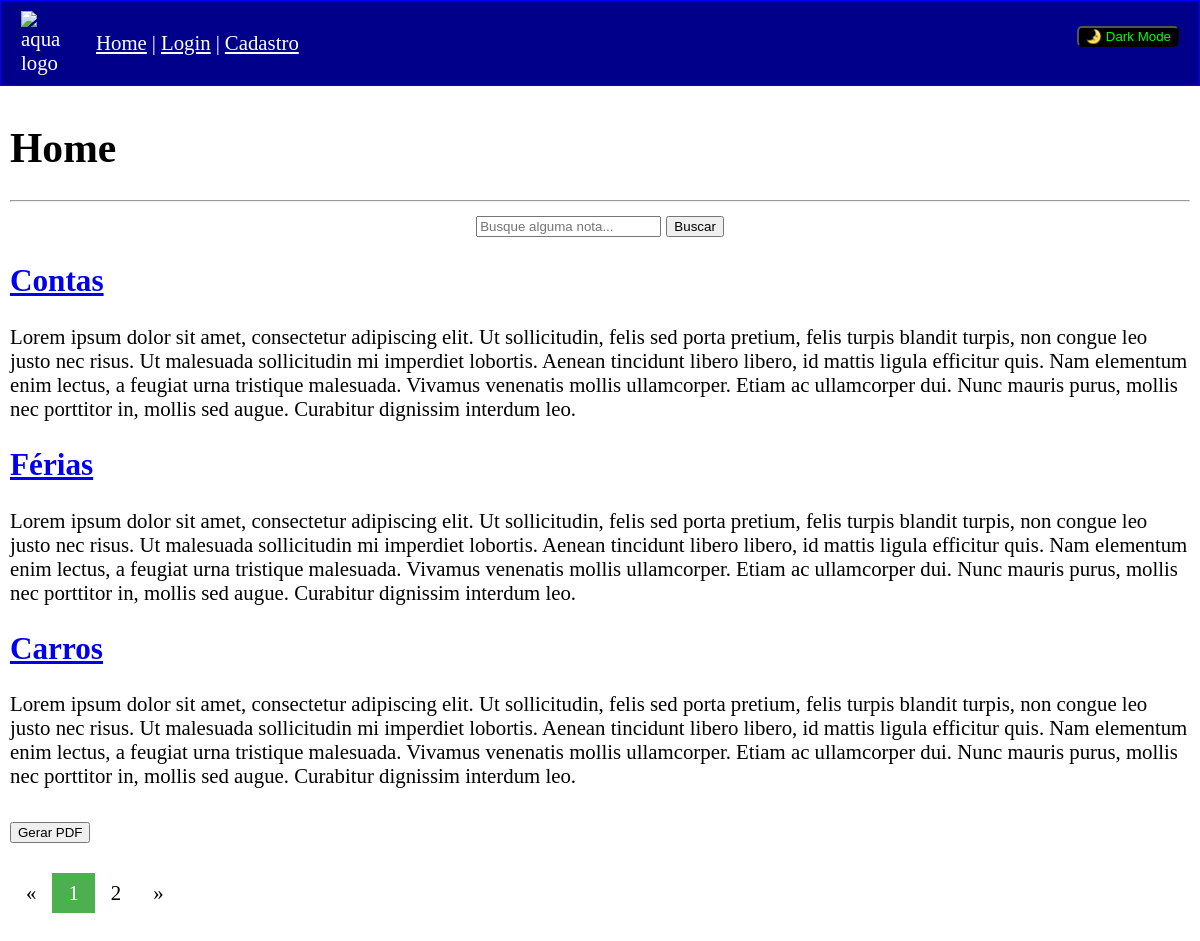
The page / on the database its author committed.
### tables this page shows
CREATE TABLE anotacoes
(
  id INT NOT NULL AUTO_INCREMENT,
  titulo VARCHAR(200),
  texto TEXT,
  imagem VARCHAR(100),
  PRIMARY KEY (id)
);

### App/Core/Controller.php (called while the page is built, shortened)
<?php
class Controller
{
  public function model($model)
  {
    return new $model;
  }
  public function view($view, $data = [])
  {
    require_once '../App/Views/template.php';
  }
}
?>

### App/Controllers/home.php (called while the page is built, shortened)
<?php
class Home extends Controller
{
  public function index()
  {
    $note = $this->model('Note');
    $dados = $note->getAll();
    $this->view('home/index', $dados = ['registros' => $dados]);
  }
}
?>

### App/Core/App.php (called while the page is built, shortened)
<?php
class App
{
  protected $method = 'index';
  public function __construct()
  {
    $url = $this->parseURL();
    $this->controller = new $this->controller;
    $this->params = $url ? array_values($url) : [];
    call_user_func_array([$this->controller, $this->method], $this->params);
  }
  public function parseURL()
  {
    $route = strtok($_SERVER['REQUEST_URI'], "?");
    return explode('/', filter_var($_SERVER['SERVER_NAME'].$route, FILTER_SANITIZE_URL));
  }
}
?>

### public/index.php (called while the page is built, shortened)
<?php
$app = new \App\Core\App();
?>

### bin/env.php (called while the page is built)
<?php
  function read_env($envFilename=".env") {
    $content = file_get_contents($envFilename);
    $lines = explode("\n", $content);
    $keys = array();
    $vals = array();
    foreach ($lines as $line) {
      $keys[] = explode("=", $line)[0];
      $vals[] = explode("=", $line)[1];
    }
    $env_variables = array_combine($keys, $vals);
    return $env_variables;
  }
?>

### App/Core/Model.php (called while the page is built, shortened)
<?php
class Model
{
  private static $instance;
  public static function getConn()
  {
    if (!isset(self::$instance)):
      require_once '../bin/env.php';
      $env = read_env('../.env');
      self::$instance = new \PDO("mysql:host=".$env['HOST'].";dbname=".$env['DBNAME'].";", $env['USER'], $env['PASS']);
    endif;
    return self::$instance;
  }
}
?>

### App/Models/Note.php (called while the page is built, shortened)
<?php
class Note extends Model
{
  public function getAll()
  {
    $sql = "SELECT * FROM anotacoes;";
    $stmt = Model::getConn()->prepare($sql);
    $stmt->execute();
    if ($stmt->rowCount() > 0):
      $result = $stmt->fetchAll(\PDO::FETCH_ASSOC);
      return $result;
    else:
      return [];
    endif;
  }
}
?>

### App/Views/home/index.php (the view, shortened to what this page needs)
<h1>Home</h1>
<hr>
<div class="search-container">
  <form action="/home/search" method="get">
    <input type="search" name="search" placeholder="Busque alguma nota..."
    >
    <input type="submit" value="Buscar">
  </form>
</div>
<?php
  $pagination = new App\Pagination($data['registros'], $_GET['page'] ?? 1, 3);
  if (empty($pagination->result())):
    echo "<p>Nenhum registro encontrado!</p>";
  else:
    foreach ($pagination->result() as $note): ?>
      <h2>
        <a href="/notes/ver/<?php echo $note['id']; ?>">
          <?php echo $note['titulo']; ?>
        </a>
      </h2>
      <p> <?php echo $note['texto']; ?> </p>
      <?php endif;
    endforeach;
    ?>
    <div class="generate-pdf-container">
      <input type="button" onClick="window.open('/pdf','_blank')" value="Gerar PDF">
    </div>
    <?php
    $pagination->navigator();
  endif;
?>

### App/Views/template.php (shortened to what this page needs)
<!DOCTYPE html>
<html lang="pt-BR">
<head>
  <link rel="stylesheet" href="/css/main.css" type="text/css"/>
</head>
<body>
  <?php require_once 'global/header.php' ?>
  <div class="main-content">
    <?php require_once '../App/Views/' . $view . '.php' ?>
  </div>
  <?php require_once 'global/footer.php' ?>
</body>
</html>

### App/Views/global/header.php (shortened to what this page needs)
<div id="main-nav" class="main-header">
  <div id="left-main-nav">
    <img id="main-logo" src="<?php print URL_BASE; ?>/assets/png/logo1.png" alt="aqua logo" width="50">
    <a href="/">Home</a>
    <span> | </span>
    <?php if (!isset($_SESSION['logado'])): ?>
      <a href="/accounts/login">Login</a>
      <span> | </span>
      <a href="/accounts/cadastrar">Cadastro</a>
    <?php else: ?>
      <a href="/notes/criar">Criar bloco</a>
      <span> | </span>
      <a href="/accounts/logout">Logout</a>
    <?php endif; ?>
  </div>
  <div id="right-main-nav">
    <button id="dark_light_btn" class="dark-mode">🌛︎ Dark Mode</button>
  </div>
  <br style="clear: both;">
</div>

### App/Pagination.php (shortened to what this page needs)
<?php
class Pagination
{
  public $data;
  public $currentPage;
  public $shownRecordsAmount;
  public $count;
  public function __construct($data, $currentPage, $shownRecordsAmount)
  {
    $this->data = $data;
    $this->currentPage = $currentPage;
    $this->shownRecordsAmount = $shownRecordsAmount;
  }
  public function result()
  {
    $this->pageRecords = array_chunk($this->data, $this->shownRecordsAmount);
    $this->count = count($this->pageRecords);
    if ($this->count > 0) {
      $this->result = $this->pageRecords[$this->currentPage - 1];
      return $this->result;
    }
    else {
      return [];
    }
  }
  public function navigator()
  {
    $url = isset($_GET['search'])
          ? "/home/search?search=".$_GET['search']."&page="
          : "?page=";
    $backward = $this->currentPage == 1
              ? "#"
              : $url . ($this->currentPage - 1);
    $forward = $this->currentPage == $this->count
             ? "#"
             : $url . ($this->currentPage + 1);
    print "<div class='pagination'>";
    print "<a href='$backward'>&laquo;</a>";
    for ($i = 1; $i <= $this->count; $i++) {
      if ($i == $this->currentPage)
        echo "<a href='#' class='active'>".$i."</a>";
      else
        echo "<a href='".$url.$i."'>".$i."</a>";
    }
    print "<a href='$forward'>&raquo;</a>";
    print "</div>";
  }
}
?>

### App/Views/global/footer.php (shortened to what this page needs)
<div style="height: 50px"></div>

### public/css/main.css (style rules this page uses)
body { background-color: white; color: black; padding: 0; margin: 0; font-size: 1.3rem; }
.main-content { padding: 10px; }
.pagination { margin-top: 30px; display: inline-block; }
.pagination a { color: black; float: left; padding: 8px 16px; text-decoration: none; }
.pagination a.active { background-color: #4CAF50; color: white; }
.search-container { width: 50%; text-align: center; margin: 0 auto; }
.generate-pdf-container { margin-top: 30px; }

### public/css/header.css (style rules this page uses)
.main-header { background-color: darkblue; border: 1px solid blue; padding: 10px 20px 10px 20px; color: white; }
.main-header a { margin: 0 5px; }
.main-header a:visited, .main-header a:link { color: white; }
#left-main-nav { width: 70%; float: left; display: flex; align-items: center; }
#right-main-nav { width: 30%; float: right; text-align: right; display: flex; align-items: center; justify-content: end; height: 50px; }
#main-logo { margin-right: 20px; }
button, input[type="button"]:hover { cursor: pointer; }
#dark_light_btn { border-radius: 5px; }

### public/css/darkmode.css (style rules this page uses)
.dark-mode { background-color: black; color: rgb(0, 255, 0); }

### rows shown on the page
anotacoes: titulo "Contas", texto "Lorem ipsum dolor sit amet, consectetur adipiscing elit. Ut sollicitudin, felis sed porta pretium, felis turpis blandit turpis, non congue leo justo nec risus. Ut malesuada sollicitudin mi imperdiet lobortis. Aenean tincidunt libero libero, id mattis ligula efficitur quis. Nam elementum enim lectus, a feugiat urna tristique malesuada. Vivamus venenatis mollis ullamcorper. Etiam ac ullamcorper dui. Nunc mauris purus, mollis nec porttitor in, mollis sed augue. Curabitur dignissim interdum leo."
anotacoes: titulo "Férias", texto "Lorem ipsum dolor sit amet, consectetur adipiscing elit. Ut sollicitudin, felis sed porta pretium, felis turpis blandit turpis, non congue leo justo nec risus. Ut malesuada sollicitudin mi imperdiet lobortis. Aenean tincidunt libero libero, id mattis ligula efficitur quis. Nam elementum enim lectus, a feugiat urna tristique malesuada. Vivamus venenatis mollis ullamcorper. Etiam ac ullamcorper dui. Nunc mauris purus, mollis nec porttitor in, mollis sed augue. Curabitur dignissim interdum leo."
anotacoes: titulo "Carros", texto "Lorem ipsum dolor sit amet, consectetur adipiscing elit. Ut sollicitudin, felis sed porta pretium, felis turpis blandit turpis, non congue leo justo nec risus. Ut malesuada sollicitudin mi imperdiet lobortis. Aenean tincidunt libero libero, id mattis ligula efficitur quis. Nam elementum enim lectus, a feugiat urna tristique malesuada. Vivamus venenatis mollis ullamcorper. Etiam ac ullamcorper dui. Nunc mauris purus, mollis nec porttitor in, mollis sed augue. Curabitur dignissim interdum leo."
